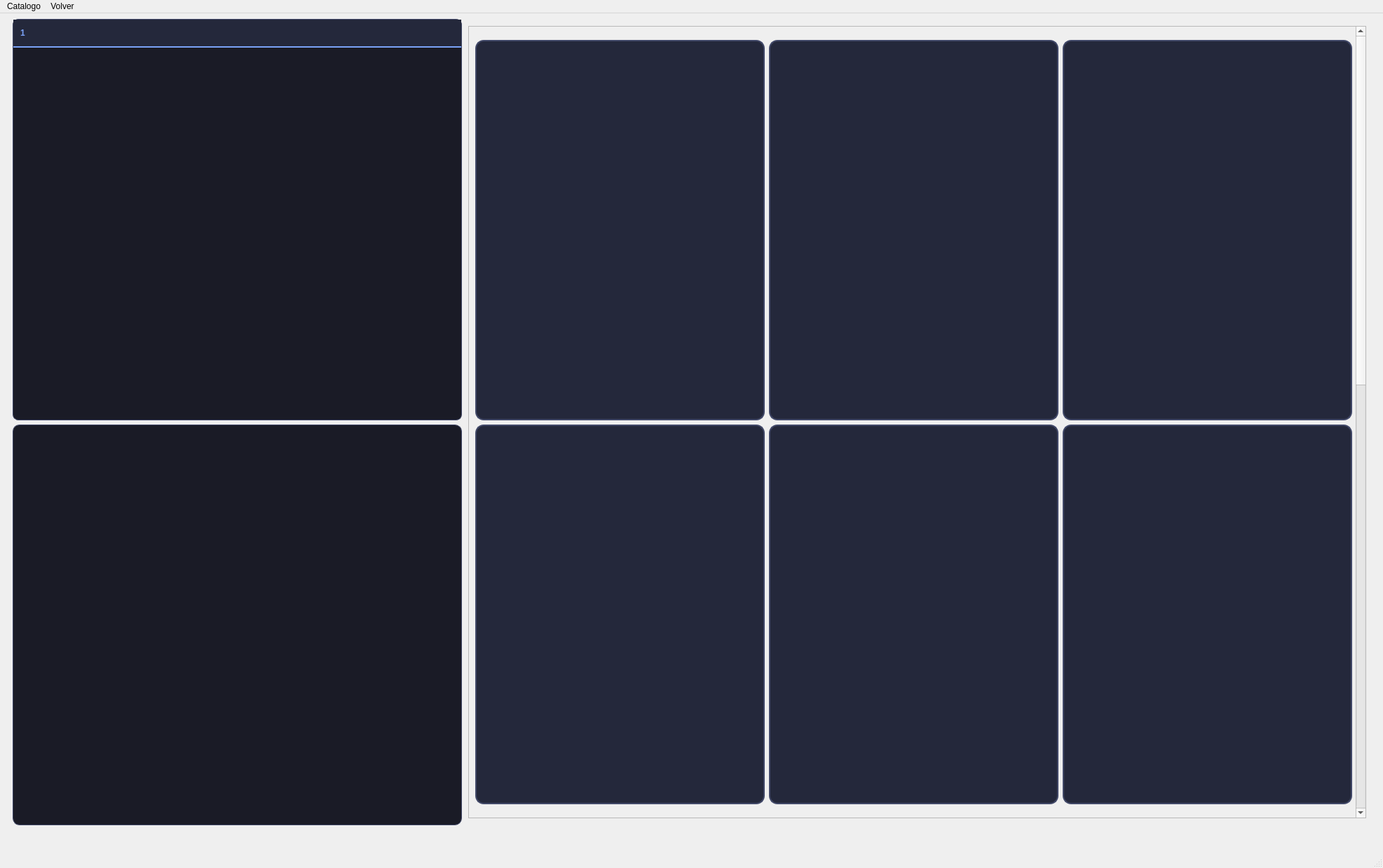
<?xml version="1.0" encoding="UTF-8"?>
<ui version="4.0">
 <class>MainWindow</class>
 <widget class="QMainWindow" name="MainWindow">
  <property name="geometry">
   <rect>
    <x>0</x>
    <y>0</y>
    <width>1973</width>
    <height>1239</height>
   </rect>
  </property>
  <property name="windowTitle">
   <string>MainWindow</string>
  </property>
  <property name="styleSheet">
   <string notr="true">/* Barra de menú principal */
QMenuBar {
    background-color: #1a1b26;        /* Fondo oscuro principal */
    color: #a9b1d6;                   /* Texto gris azulado */
    padding: 5px;
    font-size: 13px;
    border-bottom: 1px solid #414868; /* Línea separadora sutil */
}

/* Items individuales de la barra (Archivo, Edición, etc.) */
QMenuBar::item {
    background-color: transparent;
    padding: 8px 15px;
    border-radius: 4px;
    margin: 2px;
}

QMenuBar::item:selected {
    background-color: #24283b;        /* Un tono más claro al pasar el mouse */
    color: #7aa2f7;                   /* Texto azul brillante */
}

/* El menú desplegable (lo que sale al hacer clic) */
QMenu {
    background-color: #16161e;        /* Fondo aún más oscuro para profundidad */
    border: 1px solid #7aa2f7;        /* Borde neón azul */
    color: #a9b1d6;
    padding: 5px;
}

QMenu::item {
    padding: 8px 25px 8px 20px;
    border-radius: 2px;
}

QMenu::item:selected {
    background-color: #7aa2f7;        /* Fondo azul neón al seleccionar */
    color: #1a1b26;                   /* Texto oscuro para contraste */
}

/* Separadores dentro del menú */
QMenu::separator {
    height: 1px;
    background: #414868;
    margin: 5px 10px;
}

/* Iconos de flecha para submenús */
QMenu::right-arrow {
    image: url(path/to/right_arrow.png); /* Asegúrate de tener una flecha blanca o azul */
    padding-right: 5px;
}background-color: rgb(34, 34, 34);
background-color: rgb(49, 49, 49);</string>
  </property>
  <widget class="QWidget" name="centralwidget">
   <widget class="QWidget" name="horizontalLayoutWidget">
    <property name="geometry">
     <rect>
      <x>9</x>
      <y>-1</y>
      <width>1951</width>
      <height>1181</height>
     </rect>
    </property>
    <layout class="QHBoxLayout" name="horizontalLayout">
     <item>
      <widget class="QStackedWidget" name="stackedWidget">
       <property name="currentIndex">
        <number>0</number>
       </property>
       <widget class="QWidget" name="page">
        <widget class="QWidget" name="verticalLayoutWidget">
         <property name="geometry">
          <rect>
           <x>9</x>
           <y>9</y>
           <width>641</width>
           <height>1151</height>
          </rect>
         </property>
         <layout class="QVBoxLayout" name="verticalLayout">
          <item>
           <widget class="QTreeWidget" name="treeWidget_flota">
            <property name="styleSheet">
             <string notr="true">QTreeWidget {
    background-color: #1a1b26;        /* Fondo oscuro profundo */
    border: 1px solid #414868;        /* Borde sutil */
    border-radius: 8px;
    color: #a9b1d6;                   /* Texto gris azulado */
    font-size: 13px;
    outline: none;                    /* Quita el borde punteado al hacer clic */
}

QTreeWidget::item {
    padding: 8px;                     /* Espacio entre elementos */
    border-bottom: 1px solid #24283b; /* Línea divisoria suave */
}

QTreeWidget::item:selected {
    background-color: rgba(122, 162, 247, 0.2); /* Fondo azul traslúcido */
    color: #7aa2f7;                             /* Texto azul brillante */
    border-left: 3px solid #7aa2f7;             /* Indicador lateral */
}

QTreeWidget::item:hover {
    background-color: #24283b;
}

/* Estilo para las flechitas de expansión */
QTreeWidget::branch:has-children:!has-siblings:closed,
QTreeWidget::branch:closed:has-children:has-siblings {
    image: url(path/to/arrow_right.png); /* Opcional: poner tu icono */
}

QTreeWidget::branch:open:has-children:!has-siblings,
QTreeWidget::branch:open:has-children:has-siblings  {
    image: url(path/to/arrow_down.png);
}QTreeWidget#treeWidget_flota {
    background-color: #1a1b26;
    border: 1px solid #414868;
    border-radius: 8px;
    outline: none;
}

/* Espaciado de las filas */
QTreeWidget#treeWidget_flota::item {
    padding: 12px;                    /* Más espacio vertical y horizontal */
    height: 40px;                     /* Altura fija para mayor orden */
    border-bottom: 1px solid #24283b; /* Línea divisoria muy sutil */
}

/* Encabezados más claros */
QHeaderView::section {
    background-color: #24283b;
    color: #7aa2f7;
    padding: 10px;
    font-weight: bold;
    border: none;
    border-bottom: 2px solid #7aa2f7;
}

/* Estilo para las carpetas (Categorías) */
QTreeWidget#treeWidget_flota::item:has-children {
    background-color: #24283b;
    font-weight: bold;
    color: #bb9af7;                   /* Púrpura para categorías */
}

/* Hover y Selección */
QTreeWidget#treeWidget_flota::item:hover {
    background-color: #2e3344;
}

QTreeWidget#treeWidget_flota::item:selected {
    background-color: rgba(115, 218, 202, 0.2);
    color: #73daca;
    border-left: 4px solid #73daca;
}</string>
            </property>
            <column>
             <property name="text">
              <string notr="true">1</string>
             </property>
            </column>
           </widget>
          </item>
          <item>
           <widget class="QTableWidget" name="tableWidget_empleados">
            <property name="styleSheet">
             <string notr="true">/* Estilo general de la tabla */
QTableWidget {
    background-color: #1a1b26;        /* Fondo oscuro Tokyo Night */
    alternate-background-color: #1f2335; /* Color ligeramente distinto para filas pares */
    gridline-color: #414868;          /* Color de las líneas de la cuadrícula */
    border: 1px solid #414868;
    border-radius: 10px;
    color: #a9b1d6;
    font-size: 13px;
    selection-background-color: rgba(122, 162, 247, 0.3); /* Fondo de selección neón */
    selection-color: #ffffff;
}

/* Estilo de los encabezados (Nombres de columnas) */
QHeaderView::section {
    background-color: #24283b;
    color: #73daca;                   /* Verde neón para los títulos */
    padding: 10px;
    border: none;
    border-bottom: 2px solid #7aa2f7; /* Línea azul neón bajo el encabezado */
    font-weight: bold;
    font-size: 12px;
    text-transform: uppercase;
}

/* Estilo de las celdas individuales */
QTableWidget::item {
    padding: 5px;
    border: none;
}

/* Efecto al pasar el mouse sobre una fila */
QTableWidget::item:hover {
    background-color: #292e42;
    color: #bb9af7;                   /* El texto se vuelve púrpura al pasar el mouse */
}

/* Estilo de las barras de desplazamiento (ScrollBars) para que combinen */
QScrollBar:vertical {
    border: none;
    background: #16161e;
    width: 10px;
    margin: 0px;
}

QScrollBar::handle:vertical {
    background: #414868;
    min-height: 20px;
    border-radius: 5px;
}

QScrollBar::handle:vertical:hover {
    background: #7aa2f7;             /* El scroll brilla en azul al tocarlo */
}</string>
            </property>
           </widget>
          </item>
         </layout>
        </widget>
        <widget class="QWidget" name="horizontalLayoutWidget_2">
         <property name="geometry">
          <rect>
           <x>659</x>
           <y>19</y>
           <width>1281</width>
           <height>1131</height>
          </rect>
         </property>
         <layout class="QHBoxLayout" name="horizontalLayout_2">
          <item>
           <widget class="QScrollArea" name="scrollArea">
            <property name="verticalScrollBarPolicy">
             <enum>Qt::ScrollBarPolicy::ScrollBarAlwaysOn</enum>
            </property>
            <property name="horizontalScrollBarPolicy">
             <enum>Qt::ScrollBarPolicy::ScrollBarAlwaysOff</enum>
            </property>
            <property name="widgetResizable">
             <bool>false</bool>
            </property>
            <widget class="QWidget" name="scrollAreaWidgetContents">
             <property name="geometry">
              <rect>
               <x>0</x>
               <y>0</y>
               <width>1263</width>
               <height>2500</height>
              </rect>
             </property>
             <widget class="QWidget" name="gridLayoutWidget">
              <property name="geometry">
               <rect>
                <x>9</x>
                <y>19</y>
                <width>1251</width>
                <height>1091</height>
               </rect>
              </property>
              <layout class="QGridLayout" name="gridLayout_catalogo">
               <item row="0" column="0">
                <widget class="QToolButton" name="toolButton_main">
                 <property name="sizePolicy">
                  <sizepolicy hsizetype="Expanding" vsizetype="Expanding">
                   <horstretch>0</horstretch>
                   <verstretch>0</verstretch>
                  </sizepolicy>
                 </property>
                 <property name="styleSheet">
                  <string notr="true">QToolButton {
    background-color: #24283b;        /* Fondo un poco más claro que el principal */
    color: #73daca;                   /* Texto verde esmeralda (neón) */
    border: 2px solid #414868;
    border-radius: 12px;
    padding: 10px;
    font-weight: bold;
    icon-size: 24px;                  /* Tamaño de los iconos de vehículos */
}

QToolButton:hover {
    background-color: #414868;
    border: 2px solid #7aa2f7;        /* Cambia a azul al pasar el mouse */
    color: #ffffff;
}

QToolButton:pressed {
    background-color: #7aa2f7;
    color: #1a1b26;
}

/* Si usas ToolButtons con texto abajo del icono */
QToolButton[toolButtonStyle=&quot;ToolButtonTextUnderIcon&quot;] {
    padding-top: 15px;
}</string>
                 </property>
                 <property name="text">
                  <string/>
                 </property>
                 <property name="toolButtonStyle">
                  <enum>Qt::ToolButtonStyle::ToolButtonTextUnderIcon</enum>
                 </property>
                </widget>
               </item>
               <item row="0" column="2">
                <widget class="QToolButton" name="tool_main_3">
                 <property name="sizePolicy">
                  <sizepolicy hsizetype="Expanding" vsizetype="Expanding">
                   <horstretch>0</horstretch>
                   <verstretch>0</verstretch>
                  </sizepolicy>
                 </property>
                 <property name="styleSheet">
                  <string notr="true">QToolButton {
    background-color: #24283b;        /* Fondo un poco más claro que el principal */
    color: #73daca;                   /* Texto verde esmeralda (neón) */
    border: 2px solid #414868;
    border-radius: 12px;
    padding: 10px;
    font-weight: bold;
    icon-size: 24px;                  /* Tamaño de los iconos de vehículos */
}

QToolButton:hover {
    background-color: #414868;
    border: 2px solid #7aa2f7;        /* Cambia a azul al pasar el mouse */
    color: #ffffff;
}

QToolButton:pressed {
    background-color: #7aa2f7;
    color: #1a1b26;
}

/* Si usas ToolButtons con texto abajo del icono */
QToolButton[toolButtonStyle=&quot;ToolButtonTextUnderIcon&quot;] {
    padding-top: 15px;
}</string>
                 </property>
                 <property name="text">
                  <string/>
                 </property>
                 <property name="toolButtonStyle">
                  <enum>Qt::ToolButtonStyle::ToolButtonTextUnderIcon</enum>
                 </property>
                </widget>
               </item>
               <item row="1" column="0">
                <widget class="QToolButton" name="tool_main_4">
                 <property name="sizePolicy">
                  <sizepolicy hsizetype="Expanding" vsizetype="Expanding">
                   <horstretch>0</horstretch>
                   <verstretch>0</verstretch>
                  </sizepolicy>
                 </property>
                 <property name="styleSheet">
                  <string notr="true">QToolButton {
    background-color: #24283b;        /* Fondo un poco más claro que el principal */
    color: #73daca;                   /* Texto verde esmeralda (neón) */
    border: 2px solid #414868;
    border-radius: 12px;
    padding: 10px;
    font-weight: bold;
    icon-size: 24px;                  /* Tamaño de los iconos de vehículos */
}

QToolButton:hover {
    background-color: #414868;
    border: 2px solid #7aa2f7;        /* Cambia a azul al pasar el mouse */
    color: #ffffff;
}

QToolButton:pressed {
    background-color: #7aa2f7;
    color: #1a1b26;
}

/* Si usas ToolButtons con texto abajo del icono */
QToolButton[toolButtonStyle=&quot;ToolButtonTextUnderIcon&quot;] {
    padding-top: 15px;
}</string>
                 </property>
                 <property name="text">
                  <string/>
                 </property>
                 <property name="toolButtonStyle">
                  <enum>Qt::ToolButtonStyle::ToolButtonTextUnderIcon</enum>
                 </property>
                </widget>
               </item>
               <item row="0" column="1">
                <widget class="QToolButton" name="tool_main_2">
                 <property name="sizePolicy">
                  <sizepolicy hsizetype="Expanding" vsizetype="Expanding">
                   <horstretch>0</horstretch>
                   <verstretch>0</verstretch>
                  </sizepolicy>
                 </property>
                 <property name="styleSheet">
                  <string notr="true">QToolButton {
    background-color: #24283b;        /* Fondo un poco más claro que el principal */
    color: #73daca;                   /* Texto verde esmeralda (neón) */
    border: 2px solid #414868;
    border-radius: 12px;
    padding: 10px;
    font-weight: bold;
    icon-size: 24px;                  /* Tamaño de los iconos de vehículos */
}

QToolButton:hover {
    background-color: #414868;
    border: 2px solid #7aa2f7;        /* Cambia a azul al pasar el mouse */
    color: #ffffff;
}

QToolButton:pressed {
    background-color: #7aa2f7;
    color: #1a1b26;
}

/* Si usas ToolButtons con texto abajo del icono */
QToolButton[toolButtonStyle=&quot;ToolButtonTextUnderIcon&quot;] {
    padding-top: 15px;
}</string>
                 </property>
                 <property name="text">
                  <string/>
                 </property>
                 <property name="toolButtonStyle">
                  <enum>Qt::ToolButtonStyle::ToolButtonTextUnderIcon</enum>
                 </property>
                </widget>
               </item>
               <item row="1" column="1">
                <widget class="QToolButton" name="tool_main_5">
                 <property name="sizePolicy">
                  <sizepolicy hsizetype="Expanding" vsizetype="Expanding">
                   <horstretch>0</horstretch>
                   <verstretch>0</verstretch>
                  </sizepolicy>
                 </property>
                 <property name="styleSheet">
                  <string notr="true">QToolButton {
    background-color: #24283b;        /* Fondo un poco más claro que el principal */
    color: #73daca;                   /* Texto verde esmeralda (neón) */
    border: 2px solid #414868;
    border-radius: 12px;
    padding: 10px;
    font-weight: bold;
    icon-size: 24px;                  /* Tamaño de los iconos de vehículos */
}

QToolButton:hover {
    background-color: #414868;
    border: 2px solid #7aa2f7;        /* Cambia a azul al pasar el mouse */
    color: #ffffff;
}

QToolButton:pressed {
    background-color: #7aa2f7;
    color: #1a1b26;
}

/* Si usas ToolButtons con texto abajo del icono */
QToolButton[toolButtonStyle=&quot;ToolButtonTextUnderIcon&quot;] {
    padding-top: 15px;
}</string>
                 </property>
                 <property name="text">
                  <string/>
                 </property>
                 <property name="toolButtonStyle">
                  <enum>Qt::ToolButtonStyle::ToolButtonTextUnderIcon</enum>
                 </property>
                </widget>
               </item>
               <item row="1" column="2">
                <widget class="QToolButton" name="tool_main_6">
                 <property name="sizePolicy">
                  <sizepolicy hsizetype="Expanding" vsizetype="Expanding">
                   <horstretch>0</horstretch>
                   <verstretch>0</verstretch>
                  </sizepolicy>
                 </property>
                 <property name="styleSheet">
                  <string notr="true">QToolButton {
    background-color: #24283b;        /* Fondo un poco más claro que el principal */
    color: #73daca;                   /* Texto verde esmeralda (neón) */
    border: 2px solid #414868;
    border-radius: 12px;
    padding: 10px;
    font-weight: bold;
    icon-size: 24px;                  /* Tamaño de los iconos de vehículos */
}

QToolButton:hover {
    background-color: #414868;
    border: 2px solid #7aa2f7;        /* Cambia a azul al pasar el mouse */
    color: #ffffff;
}

QToolButton:pressed {
    background-color: #7aa2f7;
    color: #1a1b26;
}

/* Si usas ToolButtons con texto abajo del icono */
QToolButton[toolButtonStyle=&quot;ToolButtonTextUnderIcon&quot;] {
    padding-top: 15px;
}</string>
                 </property>
                 <property name="text">
                  <string/>
                 </property>
                 <property name="toolButtonStyle">
                  <enum>Qt::ToolButtonStyle::ToolButtonTextUnderIcon</enum>
                 </property>
                </widget>
               </item>
              </layout>
             </widget>
            </widget>
           </widget>
          </item>
         </layout>
        </widget>
       </widget>
       <widget class="QWidget" name="page_2">
        <widget class="QWidget" name="horizontalLayoutWidget_3">
         <property name="geometry">
          <rect>
           <x>9</x>
           <y>19</y>
           <width>1931</width>
           <height>1141</height>
          </rect>
         </property>
         <layout class="QHBoxLayout" name="horizontalLayout_3">
          <item>
           <widget class="QFrame" name="frame">
            <property name="sizePolicy">
             <sizepolicy hsizetype="Expanding" vsizetype="Expanding">
              <horstretch>0</horstretch>
              <verstretch>0</verstretch>
             </sizepolicy>
            </property>
            <property name="frameShape">
             <enum>QFrame::Shape::StyledPanel</enum>
            </property>
            <property name="frameShadow">
             <enum>QFrame::Shadow::Raised</enum>
            </property>
           </widget>
          </item>
          <item>
           <widget class="QFrame" name="frame_2">
            <property name="sizePolicy">
             <sizepolicy hsizetype="Expanding" vsizetype="Expanding">
              <horstretch>0</horstretch>
              <verstretch>0</verstretch>
             </sizepolicy>
            </property>
            <property name="frameShape">
             <enum>QFrame::Shape::StyledPanel</enum>
            </property>
            <property name="frameShadow">
             <enum>QFrame::Shadow::Raised</enum>
            </property>
           </widget>
          </item>
         </layout>
        </widget>
       </widget>
      </widget>
     </item>
    </layout>
   </widget>
  </widget>
  <widget class="QMenuBar" name="menubar">
   <property name="geometry">
    <rect>
     <x>0</x>
     <y>0</y>
     <width>1973</width>
     <height>48</height>
    </rect>
   </property>
   <widget class="QMenu" name="menuCatalogo">
    <property name="title">
     <string>Catalogo</string>
    </property>
    <addaction name="actionVista"/>
   </widget>
   <widget class="QMenu" name="menuVolver">
    <property name="title">
     <string>Volver</string>
    </property>
    <addaction name="actioninicio"/>
   </widget>
   <addaction name="menuCatalogo"/>
   <addaction name="menuVolver"/>
  </widget>
  <widget class="QStatusBar" name="statusbar"/>
  <action name="actionVista">
   <property name="text">
    <string>Vista</string>
   </property>
  </action>
  <action name="actioninicio">
   <property name="text">
    <string>inicio</string>
   </property>
  </action>
 </widget>
 <resources/>
 <connections/>
</ui>
